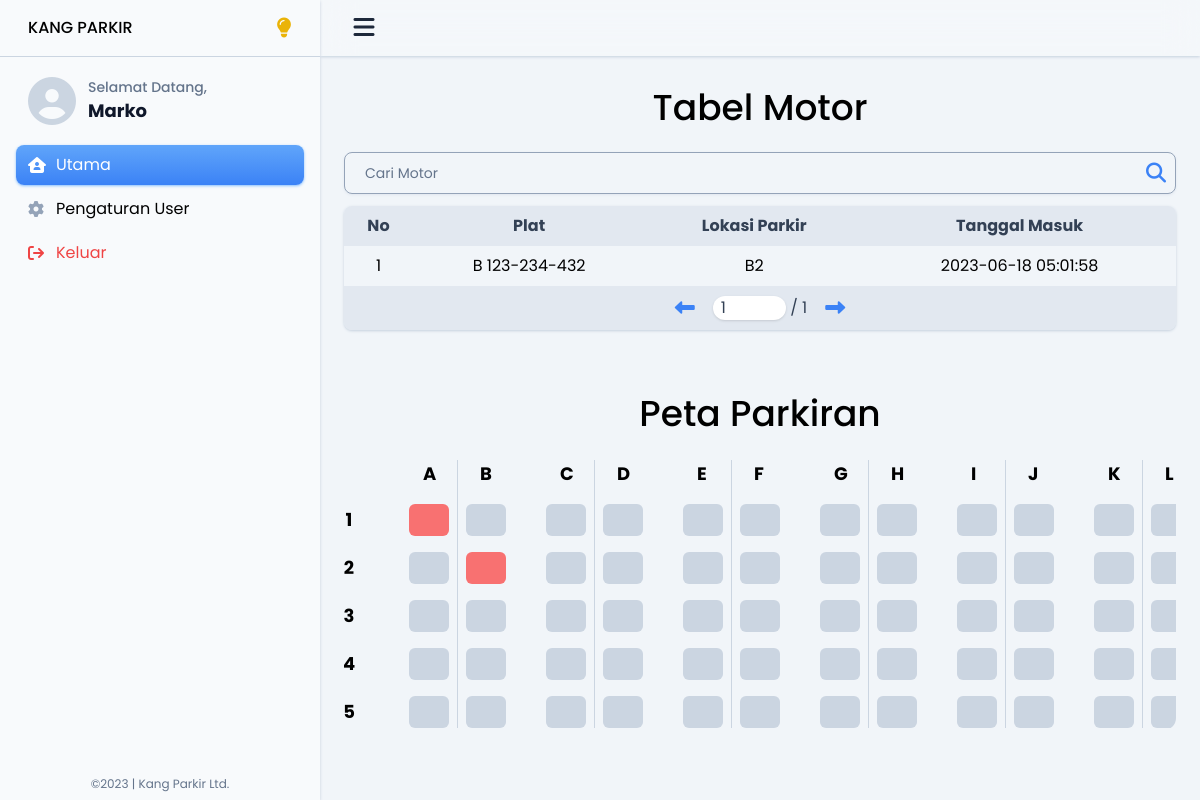
The page /index.php (signed in) on the database its author committed.
### tables this page shows
CREATE TABLE `motor` (
  `plat` varchar(100) NOT NULL,
  `lokasi_parkir` varchar(3) NOT NULL,
  `tanggal_masuk` timestamp NOT NULL DEFAULT current_timestamp(),
  `id_user_pemilik` int(11) NOT NULL
);

CREATE TABLE `tempat_parkir` (
  `lokasi_parkir` varchar(3) NOT NULL,
  `plat_motor` varchar(100) DEFAULT NULL
);

### lib/motor/cari-motor.php (called while the page is built, shortened)
<?php
function cariMotorDariUserId(
  mysqli $conn,
  int $id_user_pemilik,
  string $keyword,
  int $halaman_aktif,
  int $jml_per_halaman
) {
  $stmt_jml_motor = mysqli_query(
    $conn,
    "SELECT plat
     FROM motor
     WHERE id_user_pemilik = $id_user_pemilik AND (plat LIKE '%$keyword%' OR lokasi_parkir LIKE '%$keyword%')
    "
  );
  $jml_motor = mysqli_num_rows($stmt_jml_motor);
  $total_halaman = ceil($jml_motor / $jml_per_halaman) > 0 ? ceil($jml_motor / $jml_per_halaman) : 1;
  $halaman_aktif_sql = ($halaman_aktif - 1) * $jml_per_halaman;
  $keyword_sql = "%$keyword%";
  $stmt = mysqli_prepare(
    $conn,
    "SELECT plat, lokasi_parkir, tanggal_masuk, id_user_pemilik
     FROM motor
     WHERE id_user_pemilik = ? AND (plat LIKE ? OR lokasi_parkir LIKE ?)
     ORDER BY tanggal_masuk DESC
     LIMIT ?, ?
    "
  );
  mysqli_stmt_bind_param($stmt, "dssdd", $id_user_pemilik, $keyword_sql, $keyword_sql, $halaman_aktif_sql, $jml_per_halaman);
  mysqli_stmt_execute($stmt);
  mysqli_stmt_bind_result(
    $stmt,
    $db_plat,
    $db_lokasi_parkir,
    $db_tanggal_masuk,
    $db_id_user_pemilik,
  );
  $data = [
    'motor_arr' => [],
    "total_halaman" => $total_halaman,
    'halaman_aktif' => $halaman_aktif >= $total_halaman ? $halaman_aktif : $total_halaman,
    'halaman_sebelumnya' => $halaman_aktif - 1 !== 0  ? $halaman_aktif - 1 : null,
    'halaman_berikutnya' =>  $halaman_aktif + 1 <= $total_halaman  ? $halaman_aktif + 1 : null
  ];
  while (mysqli_stmt_fetch($stmt)) {
    $motor = [
      'plat' => $db_plat,
      'lokasi_parkir' => $db_lokasi_parkir,
      'tanggal_masuk' => $db_tanggal_masuk,
      'id_user_pemilik' => $db_id_user_pemilik,
    ];
    array_push($data['motor_arr'], $motor);
  }
  return $data;
}

### lib/parkiran/cari-parkiran.php (called while the page is built, shortened)
<?php
function ambilSemuaParkiran(mysqli $conn)
{
  $result = mysqli_query(
    $conn,
    "SELECT * FROM tempat_parkir
     ORDER BY lokasi_parkir ASC
    "
  );
  $slot_parkiran = [];
  while ($baris = mysqli_fetch_assoc($result)) {
    $kolom = $baris['lokasi_parkir'][0];
    if (!isset($slot_parkiran[$kolom])) {
      $slot_parkiran[$kolom] = [];
    }
    array_push(
      $slot_parkiran[$kolom],
      $baris
    );
  }
  return $slot_parkiran;
}

### components/peta-parkiran.php (the view)
<h2 class="mb-6 text-4xl font-medium text-center capitalize dark:text-slate-100">Peta Parkiran</h2>
<div id="peta-parkiran" class="flex flex-col items-center justify-center w-full overflow-x-auto rounded-xl lg:flex-row dark:text-slate-300">
  <div class="flex flex-row gap-4 lg:flex-col">
    <?php for ($i = 1; $i <= 5; $i++) : ?>
      <span class="<?= $i === 1 ? "mt-0 lg:mt-12 ml-7 lg:ml-0" : "" ?> w-10 h-8 text-lg font-bold text-center">
        <?= $i ?>
      </span>
    <?php endfor ?>
  </div>
  <?php foreach ($parkiran as $grup => $slot_arr) : ?>
    <div class="flex flex-row gap-4 border-slate-300 dark:border-slate-600 lg:flex-col first-of-type:pt-0 even:pb-2 lg:even:pb-0 even:pr-0 lg:even:pr-2 odd:pt-2 lg:odd:pt-0 odd:pl-0 lg:odd:pl-2 even:border-b lg:even:border-b-0 even:border-r-0 lg:even:border-r even:mt-10 lg:even:mt-0 even:ml-0 even:lg:ml-10">
      <span id="grup-parkiran" class="self-center w-3 text-lg font-bold"><?= $grup ?></span>
      <?php foreach ($slot_arr as $slot) : ?>
        <div id="slot-parkiran" data-plat-motor="<?= $slot['plat_motor'] ?>" data-no-token="<?= $slot['lokasi_parkir'] ?>" class="<?= !$slot['plat_motor'] ? "bg-slate-300 dark:bg-slate-800 shadow-slate-400 dark:shadow-slate-600" : "bg-red-400 shadow-red-500 cursor-pointer" ?> h-8 w-10 rounded-md">
        </div>
      <?php endforeach ?>
    </div>
  <?php endforeach ?>
</div>

### index.php (shortened to what this page needs)
<?php
include "db/koneksi.php";
include "lib/parkiran/cari-parkiran.php";
include "lib/motor/cari-motor.php";
$halaman_aktif = isset($_GET['halaman']) ? $_GET['halaman'] : 1;
$keyword = isset($_GET['keyword']) ? $_GET['keyword'] : "";
$parkiran = ambilSemuaParkiran($conn);
[
  'motor_arr' => $motor_arr,
  "total_halaman" => $total_halaman,
  "halaman_sebelumnya" => $halaman_sebelumnya,
  "halaman_berikutnya" => $halaman_berikutnya
] = cariMotorDariUserId(
  $conn,
  $_SESSION["id"],
  $keyword,
  $halaman_aktif,
  JUMLAH_PER_HALAMAN
);
?>
<!DOCTYPE html>
<html lang="en" class="overflow-x-hidden">
<head>
  <?php include "components/head-tags.php"; ?>
</head>
<body class="bg-slate-100 dark:bg-slate-950">
  <?php include "components/user-sidebar.php"; ?>
  <div id="content" style="width: calc(100% - 20rem);" class="translate-x-80">
    <header class="sticky top-0 z-[10000] py-2 bg-slate-50/50 dark:bg-slate-950/50 backdrop-blur-lg shadow shadow-slate-300 dark:shadow-slate-800">
      <div class="flex flex-wrap items-center justify-between gap-2 px-6 mx-auto md:gap-0">
        <div class="basis-1/3">
          <button id="hamburger-menu-btn" type="button" class="w-10 h-10 text-2xl transition-colors duration-200 rounded-lg hover:bg-slate-200 active:bg-slate-300 dark:hover:bg-slate-700 dark:active:bg-slate-800">
            <i class="text-slate-800 dark:text-slate-300 fa-solid fa-bars"></i>
          </button>
        </div>
      </div>
    </header>
    <main class="px-6 mt-8">
      <h1 class="mb-6 text-4xl font-medium text-center capitalize dark:text-slate-100">Tabel Motor</h1>
      <form method="GET" class="relative flex items-center mb-3 border rounded-lg shadow shadow-slate-200 border-slate-400 dark:border-slate-700 dark:shadow-slate-700">
        <input type="search" name="keyword" id="search-data-tabel" placeholder="Cari" value="<?= $keyword ?>" class="w-full px-4 py-2 transition-colors bg-transparent border-l-0 rounded-md rounded-l-none outline-none placeholder:text-transparent peer disabled:cursor-not-allowed disabled:opacity-20 dark:text-slate-200">
        <label class="absolute px-1 text-sm text-blue-500 transition-all scale-90 -translate-x-2 -translate-y-8 dark:text-blue-400 left-4 top-1/2 peer-placeholder-shown:text-slate-500 bg-slate-100 dark:bg-slate-950 peer-focus:-translate-x-2 peer-focus:-translate-y-8 peer-focus:scale-90 peer-placeholder-shown:-translate-y-1/2 peer-placeholder-shown:translate-x-0 peer-placeholder-shown:scale-100" for="search-data-tabel">
          Cari Motor
        </label>
        <button class="w-10 h-10 text-xl text-blue-500 transition-colors duration-200 rounded-r-lg dark:text-blue-400 hover:bg-slate-200 active:bg-slate-300 dark:hover:bg-slate-600 dark:active:bg-slate-700">
          <i class="fa-solid fa-search"></i>
        </button>
      </form>
      <div class="mt-2 rounded-lg shadow shadow-slate-300 dark:shadow-slate-700 overflow-clip">
        <div class="w-full overflow-auto">
          <table id="tabel-user-motor" class="w-full table-auto overflow-clip">
            <thead>
              <tr class="[&>th]:p-2 bg-slate-200 dark:bg-slate-800 dark:text-slate-300 text-slate-700">
                <th>No</th>
                <th>Plat</th>
                <th>Lokasi Parkir</th>
                <th>Tanggal Masuk</th>
              </tr>
            </thead>
            <tbody>
              <?php if (count($motor_arr) > 0) : ?>
                <?php for ($i = 0; $i < count($motor_arr); $i++) : ?>
                  <tr class="[&>td]:p-2 text-center dark:text-slate-400 even:bg-slate-50 dark:even:bg-slate-900">
                    <td><?= $i + (($halaman_aktif - 1) * JUMLAH_PER_HALAMAN) + 1 ?></td>
                    <td><?= $motor_arr[$i]['plat']; ?></td>
                    <td><?= $motor_arr[$i]['lokasi_parkir']; ?></td>
                    <td><?= $motor_arr[$i]['tanggal_masuk']; ?></td>
                  </tr>
                <?php endfor ?>
              <?php endif ?>
            </tbody>
          </table>
        </div>
        <div class="flex items-center justify-center w-full gap-2 px-4 py-0.5 bg-slate-200 dark:bg-slate-800 dark:text-slate-300 text-slate-700">
          <?php
          $link_hal_sebelum = $halaman_sebelumnya  !== null ? "?halaman=$halaman_sebelumnya" : "#";
          ?>
          <a href='<?= $link_hal_sebelum ?>' id="halaman-sebelumnya-btn" class="grid w-10 h-10 text-xl text-blue-500 transition-colors duration-200 dark:text-blue-400 rounded-xl place-content-center disabled:text-slate-400 dark:disabled:ext-slate-600 disabled:hover:bg-transparent disabled:active:bg-transparent hover:bg-blue-200 active:bg-blue-300">
            <i class="fa-solid fa-left-long"></i>
          </a>
          <span id="indikator-halaman">
            <input class="w-auto pl-2 shadow rounded-xl dark:bg-slate-700 dark:text-slate-300" type="number" min="1" max="<?= $total_halaman ?>" id="input-halaman" value="<?= $halaman_aktif ?>">
            / <?= $total_halaman ?>
          </span>
          <?php
          $link_hal_berikut = $halaman_berikutnya  !== null ? "?halaman=$halaman_berikutnya" : "#";
          ?>
          <a href="<?= $link_hal_berikut ?>" id="halaman-berikutnya-btn" class="grid w-10 h-10 text-xl text-blue-500 transition-colors duration-200 dark:text-blue-400 rounded-xl place-content-center disabled:text-slate-400 dark:disabled:ext-slate-600 disabled:hover:bg-transparent disabled:active:bg-transparent hover:bg-blue-200 active:bg-blue-300">
            <i class="fa-solid fa-right-long"></i>
          </a>
        </div>
      </div>
      <section class="my-16">
        <?php include "./components/peta-parkiran.php" ?>
      </section>
    </main>
  </div>
</body>
</html>

### components/head-tags.php (shortened to what this page needs)
<script src="https://cdn.tailwindcss.com"></script>
<link rel="stylesheet" href="https://cdnjs.cloudflare.com/ajax/libs/font-awesome/6.4.0/css/all.min.css" />

### components/user-sidebar.php (shortened to what this page needs)
<?php
$currentURL = $_SERVER['REQUEST_URI'];
function activeMenu(bool $kondisi)
{
  return $kondisi ? 'shadow bg-gradient-to-b from-blue-400 to-blue-500 shadow-blue-300 text-white' : "dark:text-slate-300";
}
function activeIcon(bool $kondisi)
{
  return $kondisi ? 'text-white' : 'text-slate-400 dark:text-slate-500';
}
?>
<aside id="sidebar" class="flex flex-col pb-2 print:hidden fixed shadow shadow-slate-300 dark:shadow-slate-800 w-full md:w-80 h-screen bg-slate-50 dark:bg-slate-900 z-[15000] left-0">
  <div class="flex items-center justify-between px-4 py-2 border-b border-slate-300 dark:border-slate-600">
    <span class="pl-3 font-medium uppercase dark:text-slate-100">Kang Parkir</span>
    <div class="flex items-center gap-1">
      <button id="tema-btn" class="w-10 h-10 text-xl text-yellow-500 transition-colors duration-200 dark:text-slate-500 rounded-xl hover:bg-yellow-300/50 active:bg-yellow-300/60 dark:hover:bg-slate-700 dark:active:bg-slate-800">
        <i id="icon-tema" class="fa-solid fa-lightbulb"></i>
      </button>
    </div>
  </div>
  <div class="flex items-center gap-3 my-5 px-7">
    <i class="text-5xl fa-solid fa-circle-user text-slate-300"></i>
    <div class="flex flex-col">
      <span class="text-sm font-medium text-slate-500">Selamat Datang, </span>
      <span class="text-lg font-bold text-slate-900 dark:text-slate-100"><?= $_SESSION['username'] ?></span>
    </div>
  </div>
  <nav class="flex-grow px-4 space-y-1">
    <a href="index.php" class="flex items-center gap-3 px-3 py-2 transition-colors duration-200 rounded-lg cursor-pointer hover:bg-slate-200 dark:hover:bg-slate-800 <?= activeMenu(strpos($currentURL, "index") !== false) ?>">
      <i class="<?= activeIcon(strpos($currentURL, "index") !== false) ?> w-4 fa-solid fa-house-user"></i>
      <span>Utama</span>
    </a>
    <a href="pengaturan-user.php" class="flex items-center gap-3 px-3 py-2 transition-colors duration-200 rounded-lg cursor-pointer hover:bg-slate-200 dark:hover:bg-slate-800 <?= activeMenu(strpos($currentURL, "pengaturan-user") !== false) ?>">
      <i class="<?= activeIcon(strpos($currentURL, "pengaturan-user") !== false) ?> w-4 fa-solid fa-gear"></i>
      <span>Pengaturan User</span>
    </a>
    <form action="./lib/action/logout-proc.action.php" method="GET">
      <button class="flex items-center w-full gap-3 px-3 py-2 text-red-500 transition-colors duration-200 rounded-lg cursor-pointer hover:bg-red-200">
        <i class="fa-solid fa-arrow-right-from-bracket"></i>
        <span>Keluar</span>
      </button>
    </form>
  </nav>
  <span class="block mt-auto text-xs text-center text-slate-500">&copy;<?= date("Y") ?> | Kang Parkir Ltd.</span>
</aside>

### components/head-tags.php (style rules this page uses)
* { -webkit-tap-highlight-color: transparent; font-family: 'Poppins', sans-serif; }

### rows shown on the page
motor: halaman_aktif "1", plat "B 123-234-432", lokasi_parkir "B2", tanggal_masuk "2023-06-18 05:01:58"

### other values the page prints
$_SESSION['username'] "Marko"
$total_halaman "1"
$grup "A"
$grup "B"
$grup "C"
$grup "D"
$grup "E"
$grup "F"
$grup "G"
$grup "H"
$grup "I"
$grup "J"
$grup "K"
$grup "L"
